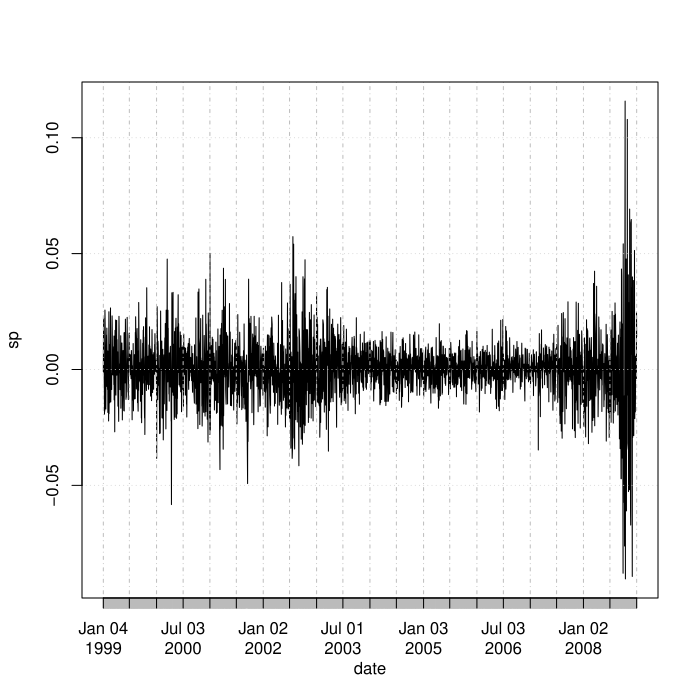

Write R code to recreate this figure.
#
# Copyright (c) 2015 by Yuchao Zhao, Xiaoye Meng.
#
# This program is free software: you can redistribute it and/or modify
# it under the terms of the GNU General Public License as published by
# the Free Software Foundation, either version 3 of the License, or
# (at your option) any later version.
#
# This program is distributed in the hope that it will be useful,
# but WITHOUT ANY WARRANTY; without even the implied warranty of
# MERCHANTABILITY or FITNESS FOR A PARTICULAR PURPOSE.  See the
# GNU General Public License for more details.
#
# You should have received a copy of the GNU General Public License
# along with this program.  If not, see <http://www.gnu.org/licenses/>.
#

require(xts)
require(fGarch)

da = read.table("data/d-gmsp9908.txt", header = T)
sp = da[, 3]
plot(xts(sp, order.by = as.Date(paste(substr(da[, 1], 1, 4), substr(da[, 1], 5, 6), substring(da[, 1], 7),
	sep = '-'))), type = 'l', main = '', xlab = 'date', ylab = 'sp')
Box.test(sp, lag = 10, type = 'Ljung')
par(mfrow = c(2, 1))
acf(sp)
pacf(sp)
m1 = arima(sp, order = c(2, 0, 0))
m1
Box.test(m1$residuals ^ 2, lag = 10, type = 'Ljung')
m2 = garchFit(~ arma(2, 0) + garch(1, 1), data = sp, trace = F)
summary(m2)
predict(m2, 4)
